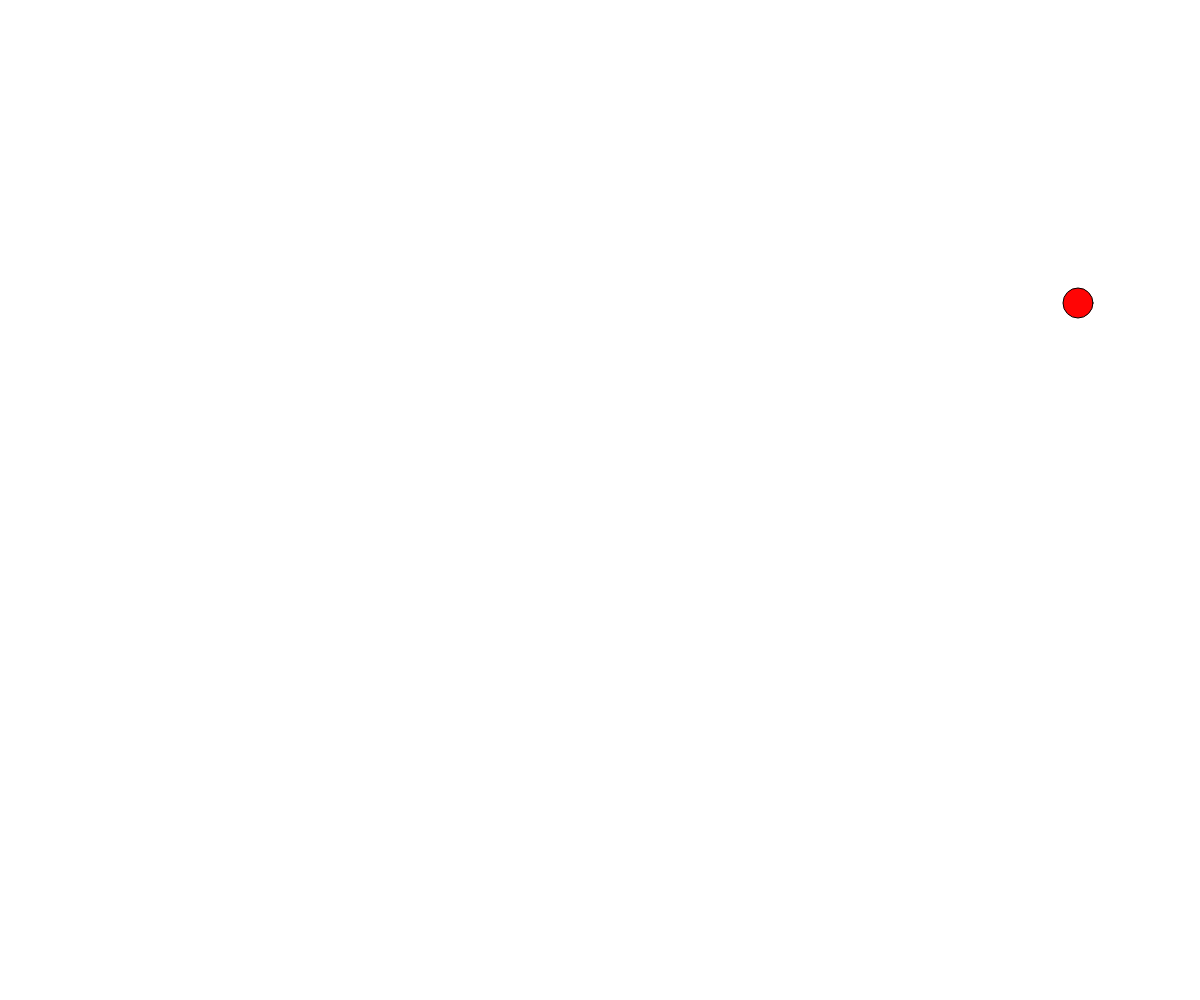
Frame 1 (no input)
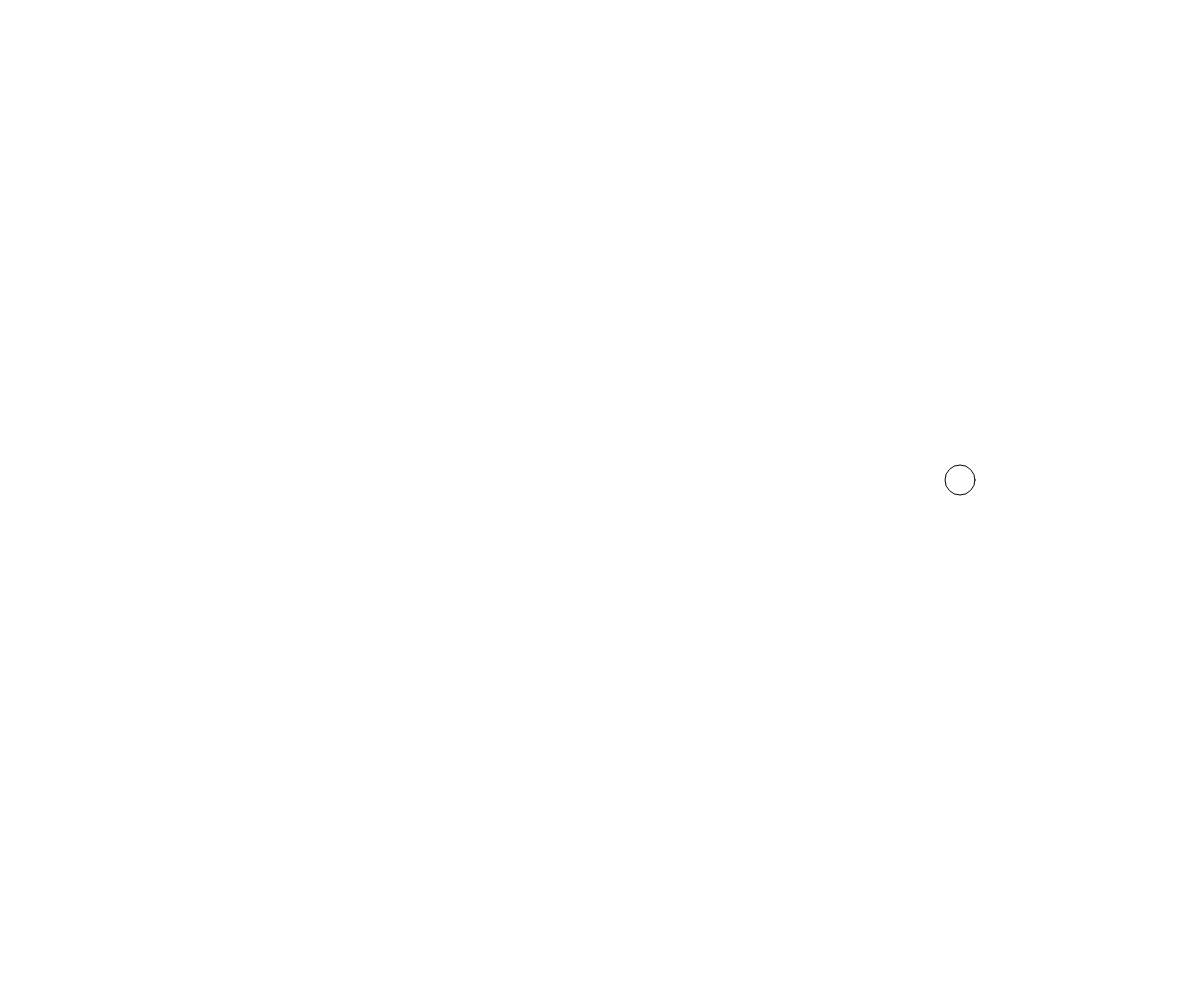
Frame 60 (no input)
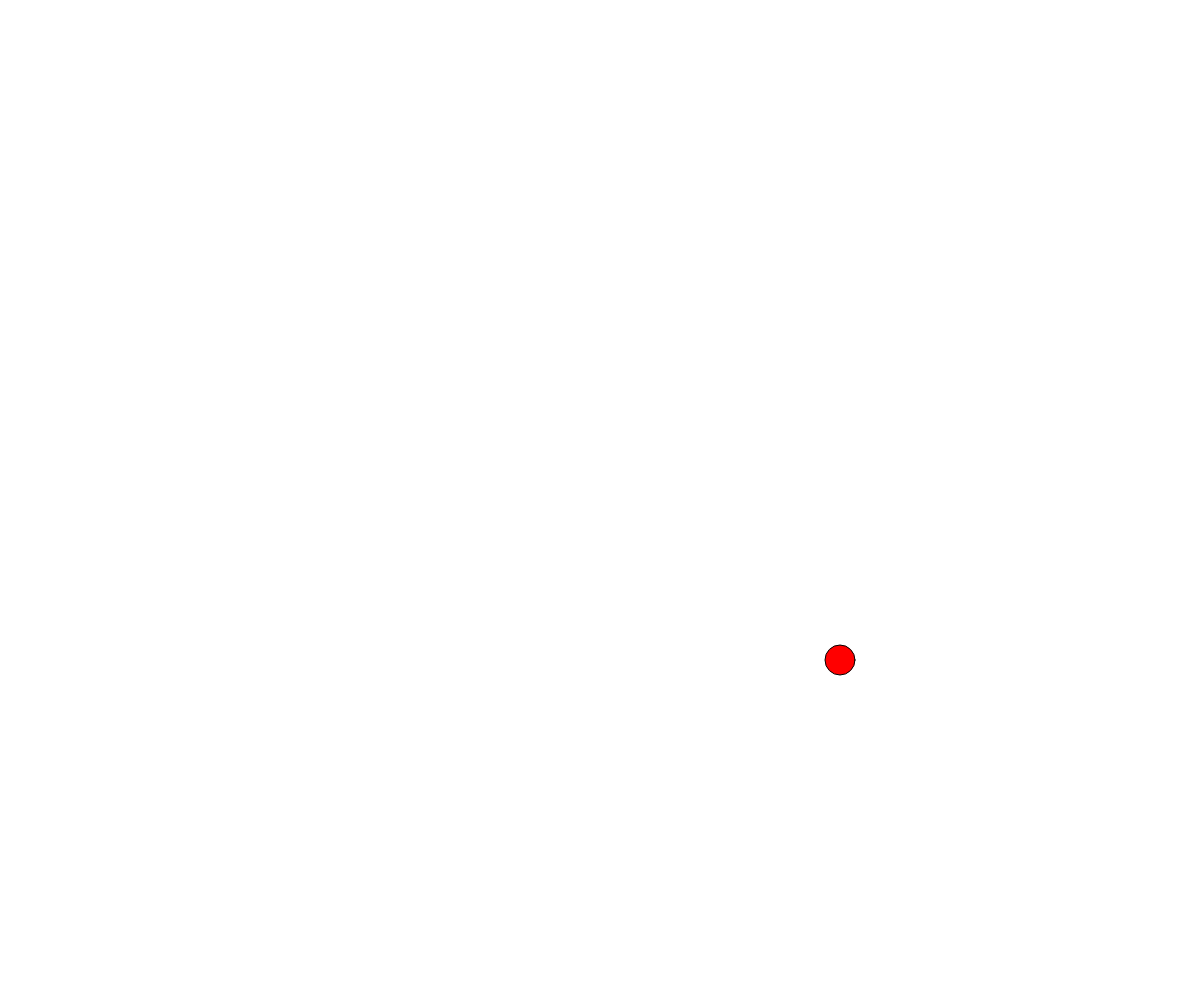
Frame 120 (the mouse pressed at the canvas centre since frame 60)

The p5.js sketch that drew these frames (run headless with seeded random() and noise() and a simulated clock; from frame 60 on, the mouse is pressed at the canvas centre):

// p5.js sketch
// ── sketch.js
// Bouncing Object(s)
// Mr. Scott
// November 18th
// Using Variables to Create some animation


let ballX, ballY;  //variables for ball position
let bSize = 30;
let xSpeed = -2;
let ySpeed = 3;
let fillValue = 255;

function setup() {
  createCanvas(windowWidth, windowHeight);
  ballX = width * 0.9;
  ballY = height * 0.3;
}

function draw() {
  background(255);

  move();

  //update fill (fade)
  if (!mouseIsPressed) {  //"the mouse is not pressed"
    fillValue -= 5;
  }
  fillValue = constrain(fillValue,0,255);
 

  fill(255,0,0,fillValue);   //255 -> red  0 -> transparent
  circle(ballX, ballY, bSize);
}

function mousePressed() {
  fillValue = 255;
}

function move() {
  //this function is used to update the positin of the ball
  ballX += xSpeed;
  ballY += ySpeed;

  //handle some edge conditions
  let radius = bSize / 2;
  if (ballY < 0 + radius || ballY > height - radius) {
    ySpeed *= -1;
  }

  if (ballX < 0) {  //creates a wrap-around for X positions
    ballX = width;
  }
  else if (ballX > width) {
    ballX = 0;
  }
}
